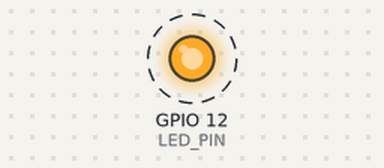
A program run on a simulated Raspberry Pi (BCM pin numbers). Shown: output pins drawn as LEDs (lit = HIGH). Dashed ring = blinking. At 10.0 s the program stops and its outputs stay as they are.

Above: at 0.15 s.
At 10.1 s:
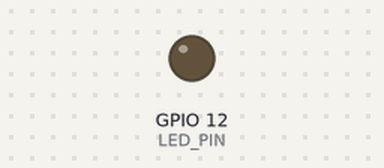
Timing chart, 0 to 10.4 s (numbered marks = the images above):
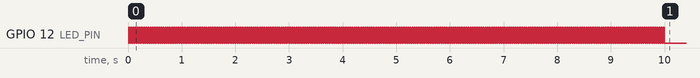

Measured:
- by itself, GPIO 12 (LED_PIN): alternates HIGH for 0.02 s and LOW for 0.02 s, 500 changes in all, then stays LOW

The program:

RPi-GPIO.py
```python
import RPi.GPIO as GPIO
from time import sleep

LED_PIN = 12

led_state = False
count = 0


GPIO.setmode(GPIO.BCM)
GPIO.setup(LED_PIN, GPIO.OUT, initial=GPIO.LOW) # make pin into an output


while count < 1000:
	sleep(.01)
	if count % 2 == 0:
		led_state = not led_state
	GPIO.output(LED_PIN,led_state)
	count+=1

GPIO.cleanup()

exit()
```
